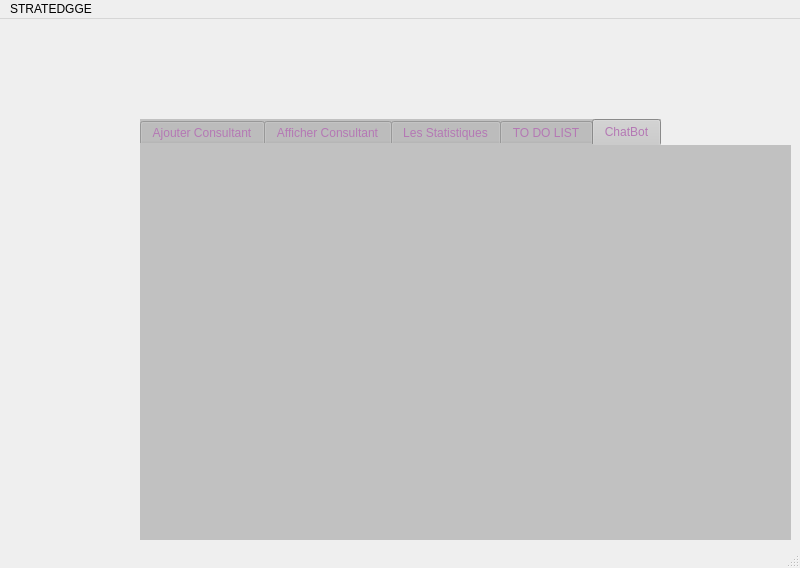
<?xml version="1.0" encoding="UTF-8"?>
<ui version="4.0">
 <class>MainWindow</class>
 <widget class="QMainWindow" name="MainWindow">
  <property name="geometry">
   <rect>
    <x>0</x>
    <y>0</y>
    <width>800</width>
    <height>568</height>
   </rect>
  </property>
  <property name="windowTitle">
   <string>MainWindow</string>
  </property>
  <widget class="QWidget" name="centralwidget">
   <widget class="QTabWidget" name="tabWidget">
    <property name="geometry">
     <rect>
      <x>140</x>
      <y>100</y>
      <width>651</width>
      <height>421</height>
     </rect>
    </property>
    <property name="styleSheet">
     <string notr="true">color:rgb(180, 120, 180);
border-top-color: rgb(85, 85, 255);
background-color: rgb(193, 193, 193);
</string>
    </property>
    <property name="currentIndex">
     <number>4</number>
    </property>
    <widget class="QWidget" name="tab">
     <attribute name="title">
      <string>Ajouter Consultant</string>
     </attribute>
     <widget class="QLabel" name="label_2">
      <property name="geometry">
       <rect>
        <x>20</x>
        <y>40</y>
        <width>37</width>
        <height>12</height>
       </rect>
      </property>
      <property name="styleSheet">
       <string notr="true">font: 9pt &quot;Times New Roman&quot;;
font-size: 16px ;
color: rgb(0, 0, 0);</string>
      </property>
      <property name="text">
       <string>Nom</string>
      </property>
     </widget>
     <widget class="QLabel" name="label_3">
      <property name="geometry">
       <rect>
        <x>20</x>
        <y>110</y>
        <width>61</width>
        <height>16</height>
       </rect>
      </property>
      <property name="styleSheet">
       <string notr="true">font: 9pt &quot;Times New Roman&quot;;
font-size: 16px ;
color: rgb(0, 0, 0);</string>
      </property>
      <property name="text">
       <string>Prénom</string>
      </property>
     </widget>
     <widget class="QLabel" name="label_4">
      <property name="geometry">
       <rect>
        <x>20</x>
        <y>170</y>
        <width>37</width>
        <height>12</height>
       </rect>
      </property>
      <property name="styleSheet">
       <string notr="true">font: 9pt &quot;Times New Roman&quot;;
font-size: 16px ;
color: rgb(0, 0, 0);</string>
      </property>
      <property name="text">
       <string>Email</string>
      </property>
     </widget>
     <widget class="QLabel" name="label_5">
      <property name="geometry">
       <rect>
        <x>20</x>
        <y>230</y>
        <width>71</width>
        <height>16</height>
       </rect>
      </property>
      <property name="styleSheet">
       <string notr="true">font: 9pt &quot;Times New Roman&quot;;
font-size: 16px ;
color: rgb(0, 0, 0);</string>
      </property>
      <property name="text">
       <string>Téléphone</string>
      </property>
     </widget>
     <widget class="QLabel" name="label_6">
      <property name="geometry">
       <rect>
        <x>410</x>
        <y>280</y>
        <width>101</width>
        <height>21</height>
       </rect>
      </property>
      <property name="styleSheet">
       <string notr="true">font: 9pt &quot;Times New Roman&quot;;
font-size: 16px ;
color: rgb(0, 0, 0);</string>
      </property>
      <property name="text">
       <string>Spécialisation</string>
      </property>
     </widget>
     <widget class="QLabel" name="label_7">
      <property name="geometry">
       <rect>
        <x>410</x>
        <y>40</y>
        <width>111</width>
        <height>16</height>
       </rect>
      </property>
      <property name="styleSheet">
       <string notr="true">font: 9pt &quot;Times New Roman&quot;;
font-size: 16px ;
color: rgb(0, 0, 0);</string>
      </property>
      <property name="text">
       <string>Disponibilité</string>
      </property>
     </widget>
     <widget class="QLabel" name="label_8">
      <property name="geometry">
       <rect>
        <x>410</x>
        <y>110</y>
        <width>141</width>
        <height>16</height>
       </rect>
      </property>
      <property name="styleSheet">
       <string notr="true">font: 9pt &quot;Times New Roman&quot;;
font-size: 16px ;
color: rgb(0, 0, 0);</string>
      </property>
      <property name="text">
       <string>Historique Missions</string>
      </property>
     </widget>
     <widget class="QLabel" name="label_9">
      <property name="geometry">
       <rect>
        <x>410</x>
        <y>220</y>
        <width>111</width>
        <height>16</height>
       </rect>
      </property>
      <property name="styleSheet">
       <string notr="true">font: 9pt &quot;Times New Roman&quot;;
font-size: 16px ;
color: rgb(0, 0, 0);</string>
      </property>
      <property name="text">
       <string>Évaluation</string>
      </property>
     </widget>
     <widget class="QTextEdit" name="nom">
      <property name="geometry">
       <rect>
        <x>20</x>
        <y>70</y>
        <width>141</width>
        <height>21</height>
       </rect>
      </property>
     </widget>
     <widget class="QTextEdit" name="prenom">
      <property name="geometry">
       <rect>
        <x>20</x>
        <y>130</y>
        <width>141</width>
        <height>21</height>
       </rect>
      </property>
     </widget>
     <widget class="QTextEdit" name="email">
      <property name="geometry">
       <rect>
        <x>20</x>
        <y>190</y>
        <width>141</width>
        <height>21</height>
       </rect>
      </property>
     </widget>
     <widget class="QTextEdit" name="tele">
      <property name="geometry">
       <rect>
        <x>20</x>
        <y>260</y>
        <width>141</width>
        <height>21</height>
       </rect>
      </property>
     </widget>
     <widget class="QComboBox" name="list">
      <property name="geometry">
       <rect>
        <x>20</x>
        <y>320</y>
        <width>191</width>
        <height>22</height>
       </rect>
      </property>
      <property name="styleSheet">
       <string notr="true">font: 9pt &quot;Times New Roman&quot;;
font-size: 16px ;
color:rgb(170, 85, 255);
background-color: rgb(255, 170, 255);</string>
      </property>
      <item>
       <property name="text">
        <string>Donner Votre Expérience</string>
       </property>
      </item>
      <item>
       <property name="text">
        <string>1 ans</string>
       </property>
      </item>
      <item>
       <property name="text">
        <string>2 ans</string>
       </property>
      </item>
      <item>
       <property name="text">
        <string>3 ans</string>
       </property>
      </item>
      <item>
       <property name="text">
        <string>4 ans</string>
       </property>
      </item>
      <item>
       <property name="text">
        <string>5 ans ++</string>
       </property>
      </item>
     </widget>
     <widget class="QRadioButton" name="oui">
      <property name="geometry">
       <rect>
        <x>390</x>
        <y>80</y>
        <width>69</width>
        <height>18</height>
       </rect>
      </property>
      <property name="styleSheet">
       <string notr="true">font: 9pt &quot;Times New Roman&quot;;
font-size: 10px ;
color: rgb(0, 0, 0);</string>
      </property>
      <property name="text">
       <string>Oui</string>
      </property>
     </widget>
     <widget class="QRadioButton" name="non">
      <property name="geometry">
       <rect>
        <x>500</x>
        <y>80</y>
        <width>69</width>
        <height>18</height>
       </rect>
      </property>
      <property name="styleSheet">
       <string notr="true">font: 9pt &quot;Times New Roman&quot;;
font-size: 10px ;
color: rgb(0, 0, 0);</string>
      </property>
      <property name="text">
       <string>Non</string>
      </property>
     </widget>
     <widget class="QTextEdit" name="spec">
      <property name="geometry">
       <rect>
        <x>410</x>
        <y>310</y>
        <width>141</width>
        <height>21</height>
       </rect>
      </property>
     </widget>
     <widget class="QTextEdit" name="histo">
      <property name="geometry">
       <rect>
        <x>410</x>
        <y>130</y>
        <width>201</width>
        <height>81</height>
       </rect>
      </property>
     </widget>
     <widget class="QTextEdit" name="eval">
      <property name="geometry">
       <rect>
        <x>410</x>
        <y>250</y>
        <width>141</width>
        <height>21</height>
       </rect>
      </property>
     </widget>
     <widget class="QPushButton" name="ajouter">
      <property name="geometry">
       <rect>
        <x>530</x>
        <y>350</y>
        <width>101</width>
        <height>31</height>
       </rect>
      </property>
      <property name="styleSheet">
       <string notr="true">font: 9pt &quot;Times New Roman&quot;;
font-size: 16px ;
color:rgb(170, 85, 255);
background-color: rgb(255, 170, 255);</string>
      </property>
      <property name="text">
       <string>Ajouter</string>
      </property>
     </widget>
    </widget>
    <widget class="QWidget" name="tab_2">
     <attribute name="title">
      <string>Afficher Consultant</string>
     </attribute>
     <widget class="QTableWidget" name="tableau">
      <property name="geometry">
       <rect>
        <x>20</x>
        <y>70</y>
        <width>601</width>
        <height>241</height>
       </rect>
      </property>
      <property name="styleSheet">
       <string notr="true">font: 9pt &quot;Times New Roman&quot;;
font-size: 16px ;
color:rgb(170, 85, 255);
background-color: rgb(255, 170, 255);</string>
      </property>
      <column>
       <property name="text">
        <string>ID</string>
       </property>
      </column>
      <column>
       <property name="text">
        <string>Nom</string>
       </property>
      </column>
      <column>
       <property name="text">
        <string>Prénom</string>
       </property>
      </column>
      <column>
       <property name="text">
        <string>Email</string>
       </property>
      </column>
      <column>
       <property name="text">
        <string>Téléphone</string>
       </property>
      </column>
      <column>
       <property name="text">
        <string>Spécialisation</string>
       </property>
      </column>
      <column>
       <property name="text">
        <string>Experience</string>
       </property>
      </column>
      <column>
       <property name="text">
        <string>Disponible</string>
       </property>
      </column>
     </widget>
     <widget class="QPushButton" name="mod">
      <property name="geometry">
       <rect>
        <x>40</x>
        <y>320</y>
        <width>211</width>
        <height>31</height>
       </rect>
      </property>
      <property name="styleSheet">
       <string notr="true">font: 9pt &quot;Times New Roman&quot;;
font-size: 16px ;
color:rgb(170, 85, 255);
background-color: rgb(255, 170, 255);</string>
      </property>
      <property name="text">
       <string>MODIFICATIONS</string>
      </property>
     </widget>
     <widget class="QPushButton" name="pdf">
      <property name="geometry">
       <rect>
        <x>390</x>
        <y>320</y>
        <width>211</width>
        <height>31</height>
       </rect>
      </property>
      <property name="styleSheet">
       <string notr="true">font: 9pt &quot;Times New Roman&quot;;
font-size: 16px ;
color:rgb(170, 85, 255);
background-color: rgb(255, 170, 255);</string>
      </property>
      <property name="text">
       <string>EXPORT EN PDF</string>
      </property>
     </widget>
     <widget class="QLabel" name="label_18">
      <property name="geometry">
       <rect>
        <x>30</x>
        <y>40</y>
        <width>91</width>
        <height>21</height>
       </rect>
      </property>
      <property name="styleSheet">
       <string notr="true">font: 9pt &quot;Times New Roman&quot;;
font-size: 16px ;
color: rgb(0, 0, 0);</string>
      </property>
      <property name="text">
       <string>Trier Par :</string>
      </property>
     </widget>
     <widget class="QLabel" name="label_19">
      <property name="geometry">
       <rect>
        <x>370</x>
        <y>40</y>
        <width>81</width>
        <height>16</height>
       </rect>
      </property>
      <property name="styleSheet">
       <string notr="true">font: 9pt &quot;Times New Roman&quot;;
font-size: 16px ;
color: rgb(0, 0, 0);</string>
      </property>
      <property name="text">
       <string>Recherche</string>
      </property>
     </widget>
     <widget class="QTextEdit" name="search">
      <property name="geometry">
       <rect>
        <x>450</x>
        <y>40</y>
        <width>101</width>
        <height>21</height>
       </rect>
      </property>
      <property name="styleSheet">
       <string notr="true"/>
      </property>
     </widget>
     <widget class="QTextEdit" name="id_supp">
      <property name="geometry">
       <rect>
        <x>250</x>
        <y>370</y>
        <width>151</width>
        <height>21</height>
       </rect>
      </property>
     </widget>
     <widget class="QLabel" name="label_20">
      <property name="geometry">
       <rect>
        <x>40</x>
        <y>370</y>
        <width>191</width>
        <height>20</height>
       </rect>
      </property>
      <property name="styleSheet">
       <string notr="true">font: 9pt &quot;Times New Roman&quot;;
font-size: 16px ;
color: rgb(0, 0, 0);</string>
      </property>
      <property name="text">
       <string>Donner L'ID pour suppresion</string>
      </property>
     </widget>
     <widget class="QPushButton" name="supp">
      <property name="geometry">
       <rect>
        <x>440</x>
        <y>370</y>
        <width>131</width>
        <height>21</height>
       </rect>
      </property>
      <property name="styleSheet">
       <string notr="true">font: 9pt &quot;Times New Roman&quot;;
font-size: 16px ;
color:rgb(170, 85, 255);
background-color: rgb(255, 170, 255);</string>
      </property>
      <property name="text">
       <string>Supprimer</string>
      </property>
     </widget>
     <widget class="QComboBox" name="tri">
      <property name="geometry">
       <rect>
        <x>110</x>
        <y>40</y>
        <width>111</width>
        <height>22</height>
       </rect>
      </property>
      <property name="styleSheet">
       <string notr="true">font: 9pt &quot;Times New Roman&quot;;
font-size: 16px ;
color:rgb(170, 85, 255);
background-color: rgb(255, 170, 255);</string>
      </property>
      <item>
       <property name="text">
        <string>Votre Choix :</string>
       </property>
      </item>
      <item>
       <property name="text">
        <string>ID</string>
       </property>
      </item>
      <item>
       <property name="text">
        <string>Nom</string>
       </property>
      </item>
     </widget>
     <widget class="QPushButton" name="search_s">
      <property name="geometry">
       <rect>
        <x>560</x>
        <y>40</y>
        <width>61</width>
        <height>20</height>
       </rect>
      </property>
      <property name="styleSheet">
       <string notr="true">font: 9pt &quot;Times New Roman&quot;;
font-size: 16px ;
color:rgb(170, 85, 255);
background-color: rgb(255, 170, 255);</string>
      </property>
      <property name="text">
       <string>Envoyer</string>
      </property>
     </widget>
    </widget>
    <widget class="QWidget" name="tab_3">
     <attribute name="title">
      <string>Les Statistiques</string>
     </attribute>
    </widget>
    <widget class="QWidget" name="tab_4">
     <attribute name="title">
      <string>TO DO LIST</string>
     </attribute>
    </widget>
    <widget class="QWidget" name="tab_5">
     <attribute name="title">
      <string>ChatBot</string>
     </attribute>
    </widget>
   </widget>
   <widget class="QLabel" name="label">
    <property name="geometry">
     <rect>
      <x>-14</x>
      <y>-49</y>
      <width>821</width>
      <height>671</height>
     </rect>
    </property>
    <property name="text">
     <string/>
    </property>
    <property name="pixmap">
     <pixmap>../Screenshot 2025-03-07 002543.png</pixmap>
    </property>
   </widget>
   <zorder>label</zorder>
   <zorder>tabWidget</zorder>
  </widget>
  <widget class="QMenuBar" name="menubar">
   <property name="geometry">
    <rect>
     <x>0</x>
     <y>0</y>
     <width>800</width>
     <height>17</height>
    </rect>
   </property>
   <widget class="QMenu" name="menuSTRATEDGGE">
    <property name="title">
     <string>STRATEDGGE</string>
    </property>
   </widget>
   <addaction name="menuSTRATEDGGE"/>
  </widget>
  <widget class="QStatusBar" name="statusbar"/>
 </widget>
 <resources/>
 <connections/>
</ui>
